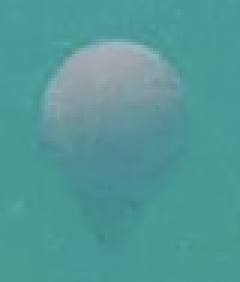
#> input picture somi/red.jpg, 80 x 94 px (shown 3 times larger)
$ python template_matching.py
#> lines starting #> are read from the running program, lines starting #| are printed output that depends on the picture
import cv2 as cv
import numpy as np
from matplotlib import pyplot as plt

def tem_match(orig, src, templ):
    img = src
    img2 = img.copy()
    template = templ
    w, h = template.shape[::-1]
    # All the 6 methods for comparison in a list
    # methods = ['cv.TM_CCOEFF', 'cv.TM_CCOEFF_NORMED', 'cv.TM_CCORR',
    #            'cv.TM_CCORR_NORMED', 'cv.TM_SQDIFF', 'cv.TM_SQDIFF_NORMED']
    methods = ['cv.TM_CCOEFF_NORMED']
    for meth in methods:
        img = img2.copy()
        resize_i = img2.copy()
        method = eval(meth)
        orig_res = None
        for i in range(5):
            resize_i = cv.resize(img, None,fx=1/2**(0.5*i), fy=1/2**(0.5*i), interpolation = cv.INTER_AREA)
            print(resize_i.shape)
            # Apply template Matching
            res = cv.matchTemplate(resize_i, template, method)
            if i == 0:
                orig_res = res
            # min_val, max_val, min_loc, max_loc = cv.minMaxLoc(res)
            # If the method is TM_SQDIFF or TM_SQDIFF_NORMED, take minimum
            threshold = 0.70
            loc = np.where( res >= threshold)

            for pt in zip(*loc[::-1]):
                cv.rectangle(orig, (pt[0]*int(2**(0.5*i)),pt[1]*int(2**(0.5*i))), ((pt[0] + w), (pt[1] + h)), (0,0,255), 1)

        # cv.rectangle(img, top_left, bottom_right, 255, 2)

        cv.imshow('Matching Result', orig_res)
        cv.imshow('Detected Point', orig)

cap = cv.VideoCapture('test480.mp4')
templ = cv.imread('red.jpg')
#> templ is the input picture: shape (94, 80, 3); mean B, G, R 151.9, 152.6, 82.1
# buoy = cv.imread('buoy.png')
# orig = cv.imread('orig.png')
i = 0
while(True):
    # Capture frame-by-frame
    ret, frame = cap.read()
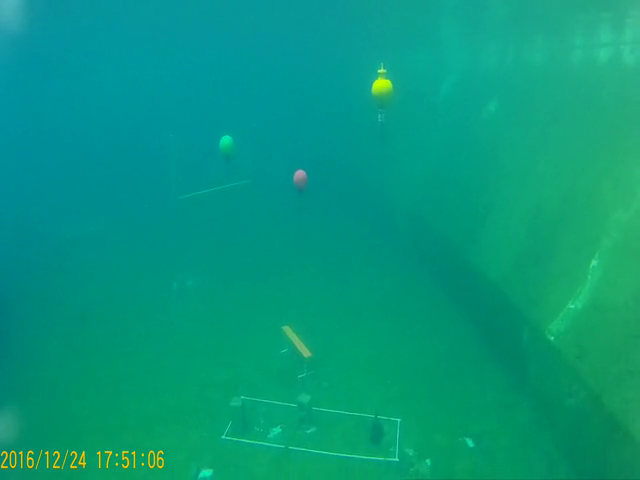
#> input picture frame 94 of somi/test480.mp4, 640 x 480 px
#> frame is the input picture: shape (480, 640, 3); mean B, G, R 125.7, 152.8, 7.2
    # Our operations on the frame come here
    # templ = buoy
    # frame = orig
    templ_gray = cv.cvtColor(templ, cv.COLOR_BGR2GRAY)
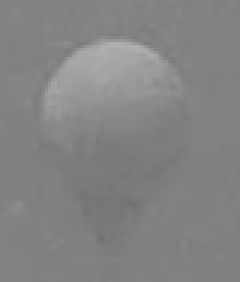
#> templ_gray: shape (94, 80) (shown 3 times larger); min 113, max 176, mean 131.4
    frame_gray = cv.cvtColor(frame, cv.COLOR_BGR2GRAY)
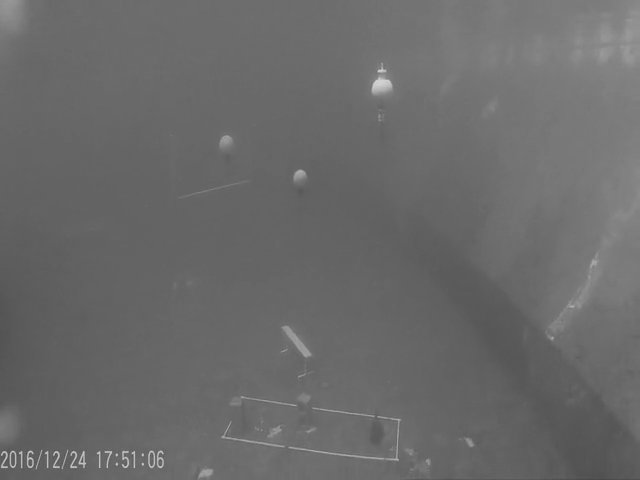
#> frame_gray: shape (480, 640); min 73, max 212, mean 106.1

    cv.imshow('temp', templ_gray)

    # for i in range(3):
    #     frame_gray = cv.bilateralFilter(frame_gray, d=9, sigmaColor=9, sigmaSpace=7)
    #     templ_gray = cv.bilateralFilter(templ_gray, d=9, sigmaColor=9, sigmaSpace=7)

    tem_match(frame,frame_gray, templ_gray)
#> the loop in tem_match, `for meth in methods:` made 1 pass
#> pass 1, in tem_match, `cv.imshow('Matching Result', orig_res)`:
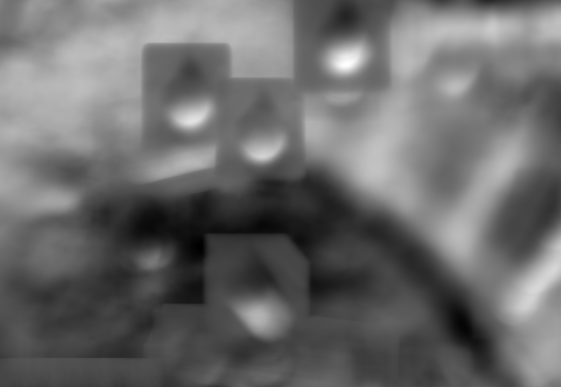
#> window 'Matching Result': shape (387, 561) float32; min -0.431, max 0.711, mean 0.0485; drawn with min black and max white
#> pass 1, in tem_match, `cv.imshow('Detected Point', orig)`:
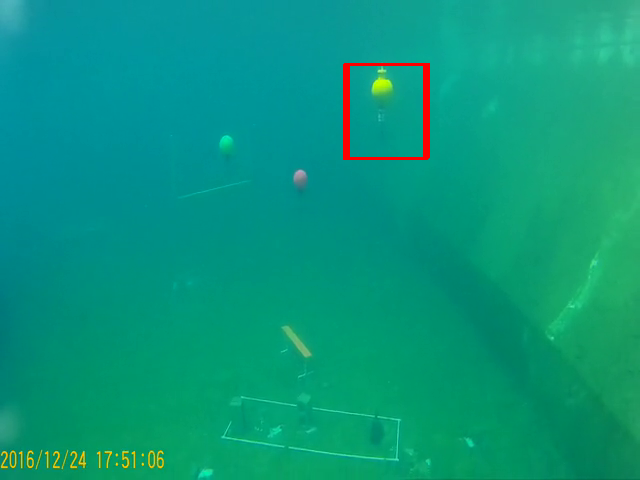
#> window 'Detected Point': shape (480, 640, 3); mean B, G, R 124.9, 151.8, 8.7

    cv.waitKey(100)
    i += 1
# When everything done, release the capture
cap.release()
cv.destroyAllWindows()
